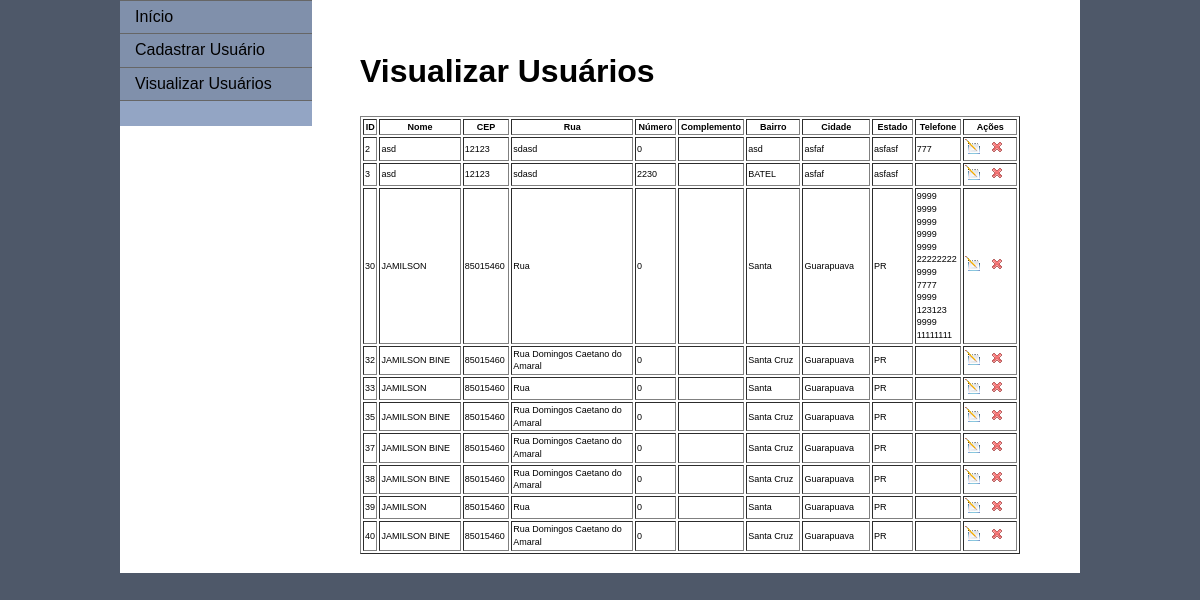
The app's page /?pagina=visualizar with its own data.
### tables this page shows
CREATE TABLE IF NOT EXISTS `usuario` (
  `id` int(5) NOT NULL AUTO_INCREMENT,
  `nome` varchar(50) NOT NULL,
  `cep` varchar(15) NOT NULL,
  `rua` varchar(50) NOT NULL,
  `numero` int(10) NOT NULL,
  `complemento` varchar(50) DEFAULT NULL,
  `bairro` varchar(50) NOT NULL,
  `cidade` varchar(50) NOT NULL,
  `estado` varchar(50) NOT NULL,
  PRIMARY KEY (`id`)
);

CREATE TABLE IF NOT EXISTS `telefone` (
  `id` int(5) NOT NULL AUTO_INCREMENT,
  `id_usuario` int(5) NOT NULL,
  `numero_telefone` int(15) NOT NULL,
  PRIMARY KEY (`id`)
);

### view/visualizar.php (the view, shortened to what this page needs)
<!DOCTYPE html PUBLIC "-//W3C//DTD XHTML 1.0 Transitional//EN" "http://www.w3.org/TR/xhtml1/DTD/xhtml1-transitional.dtd">
<html xmlns="http://www.w3.org/1999/xhtml">
<head>
</head>
<?php
	try{
		$conn = new \PDO("mysql:host=localhost;dbname=k13","root","");
		$sql = "select * from usuario";
		$stmt = $conn->query($sql);
		$list = $stmt->fetchAll(PDO::FETCH_ASSOC);
		$sql2 = "select * from telefone";
		$stmt2 = $conn->query($sql2);
		$list2 = $stmt2->fetchAll(PDO::FETCH_ASSOC);
	}catch(\PDOException $e){
    	echo "Error! Message:".$e->getMessage()." Code:".$e->getCode();
	}
?>
<body>
    <h1>Visualizar Usu&aacute;rios</h1>
    	<table style="font-size:9px;" border="1px solid lightgrey" width="86%">
		    <thead>
		        <tr >
		            <th width="1%">ID</th>
		            <th width="12%">Nome</th>
		            <th width="6%">CEP</th>
		            <th width="18%">Rua</th>
		            <th width="6%">Número</th>
		            <th width="6%">Complemento</th>
		            <th width="8%">Bairro</th>
					<th width="10%">Cidade</th>
		            <th width="6%">Estado</th>
		            <th width="6%">Telefone</th>
                    <th width="8%">Ações</th>
		        </tr>
		    </thead>
		    <tbody id="resultados">
            <?php foreach($list as $res){?>
				<tr>
                	<td><?php echo $res['id']; ?></td>
                	<td><?php echo $res['nome']; ?></td>
					<td><?php echo $res['cep']; ?></td>
                    <td><?php echo $res['rua']; ?></td>
                	<td><?php echo $res['numero']; ?></td>
					<td><?php echo $res['complemento']; ?></td>
                	<td><?php echo $res['bairro']; ?></td>
                	<td><?php echo $res['cidade']; ?></td>
					<td><?php echo $res['estado']; ?></td>
                    <td><?php foreach($list2 as $t){
								if($t['id_usuario'] == $res['id']){
									echo $t['numero_telefone'];
									echo "<br>";
								}
						}?></td>
                    <td>
                    <div id="acoes">
                    	<a id=<?php echo $res['id'];?> name="editar" title="Editar Usuário" href="funcoes/editar_usuario.php?id=<?php echo $res['id'];?>&pagina=editar"><img src="img/edit_mini.gif" /></a>
			    		<a id=<?php echo $res['id'];?> name="excluir" title="Excluir Usuário" href="funcoes/excluir_usuario.php?id=<?php echo $res['id'];?>"><img src="img/action_delete.gif" /></a>
					</div>
                    </td>
				</tr>
            <?php } ?>
		    </tbody>
		</table>
</body>
</html>

### index.php (shortened to what this page needs)
<!DOCTYPE html>
<html lang="en">
	<head>
	    <link rel="stylesheet" type="text/css" href="./css/estilo.css">
	</head>
  	<body>
  	<div class="container">
        <div class="sidebar1">
            <ul class="nav">
              <li><a href="?">Início</a></li>
              <li><a href="?pagina=cadastro">Cadastrar Usuário</a></li>
              <li><a href="?pagina=visualizar">Visualizar Usuários</a></li>
            </ul>
		</div>
        <div class="content">
        	<?php
			$pagina = (isset($_GET['pagina'])) ? $_GET['pagina'] : '';
			switch ($pagina){
				case 'visualizar':
				include ("view/visualizar.php");
				break;
			}
		?>
        </div>
	</div>
  </body>
</html>

### css/estilo.css (style rules this page uses)
body { font: 100%/1.4 Verdana, Arial, Helvetica, sans-serif; background-color: #4E5869; margin: 0; padding: 0; color: #000; }
ul, ol, dl { padding: 0; margin: 0; }
h1, h2, h3, h4, h5, h6, p { margin-top: 0; padding-right: 15px; }
a img { border: none; }
a:link { color:#414958; text-decoration: underline; }
.container { width: 80%; max-width: 1260px; min-width: 780px; background-color: #FFF; margin: 0 auto; overflow: hidden; }
.sidebar1 { float: left; width: 20%; background-color: #93A5C4; padding-bottom: 10px; }
.content { margin: -8% 0 2% 25%; width: 80%; float:left; }
ul.nav { list-style: none; border-top: 1px solid #666; margin-bottom: 15px; }
ul.nav li { border-bottom: 1px solid #666; }
ul.nav a, ul.nav a:visited { padding: 5px 5px 5px 15px; display: block; text-decoration: none; background-color: #8090AB; color: #000; }

### records on screen
usuario: id "2", nome "asd", cep "12123", rua "sdasd", numero "0", bairro "asd", cidade "asfaf", estado "asfasf"
telefone: numero_telefone "777"
usuario: id "3", nome "asd", cep "12123", rua "sdasd", numero "2230", bairro "BATEL", cidade "asfaf", estado "asfasf"
usuario: id "30", nome "JAMILSON", cep "85015460", rua "Rua", numero "0", bairro "Santa", cidade "Guarapuava", estado "PR"
telefone: numero_telefone "9999"
telefone: numero_telefone "9999"
telefone: numero_telefone "9999"
telefone: numero_telefone "9999"
telefone: numero_telefone "9999"
telefone: numero_telefone "22222222"
telefone: numero_telefone "9999"
telefone: numero_telefone "7777"
telefone: numero_telefone "9999"
telefone: numero_telefone "123123"
telefone: numero_telefone "9999"
telefone: numero_telefone "11111111"
usuario: id "32", nome "JAMILSON BINE", cep "85015460", rua "Rua Domingos Caetano do Amaral", numero "0", bairro "Santa Cruz", cidade "Guarapuava", estado "PR"
usuario: id "33", nome "JAMILSON", cep "85015460", rua "Rua", numero "0", bairro "Santa", cidade "Guarapuava", estado "PR"
usuario: id "35", nome "JAMILSON BINE", cep "85015460", rua "Rua Domingos Caetano do Amaral", numero "0", bairro "Santa Cruz", cidade "Guarapuava", estado "PR"
usuario: id "37", nome "JAMILSON BINE", cep "85015460", rua "Rua Domingos Caetano do Amaral", numero "0", bairro "Santa Cruz", cidade "Guarapuava", estado "PR"
usuario: id "38", nome "JAMILSON BINE", cep "85015460", rua "Rua Domingos Caetano do Amaral", numero "0", bairro "Santa Cruz", cidade "Guarapuava", estado "PR"
usuario: id "39", nome "JAMILSON", cep "85015460", rua "Rua", numero "0", bairro "Santa", cidade "Guarapuava", estado "PR"
usuario: id "40", nome "JAMILSON BINE", cep "85015460", rua "Rua Domingos Caetano do Amaral", numero "0", bairro "Santa Cruz", cidade "Guarapuava", estado "PR"
